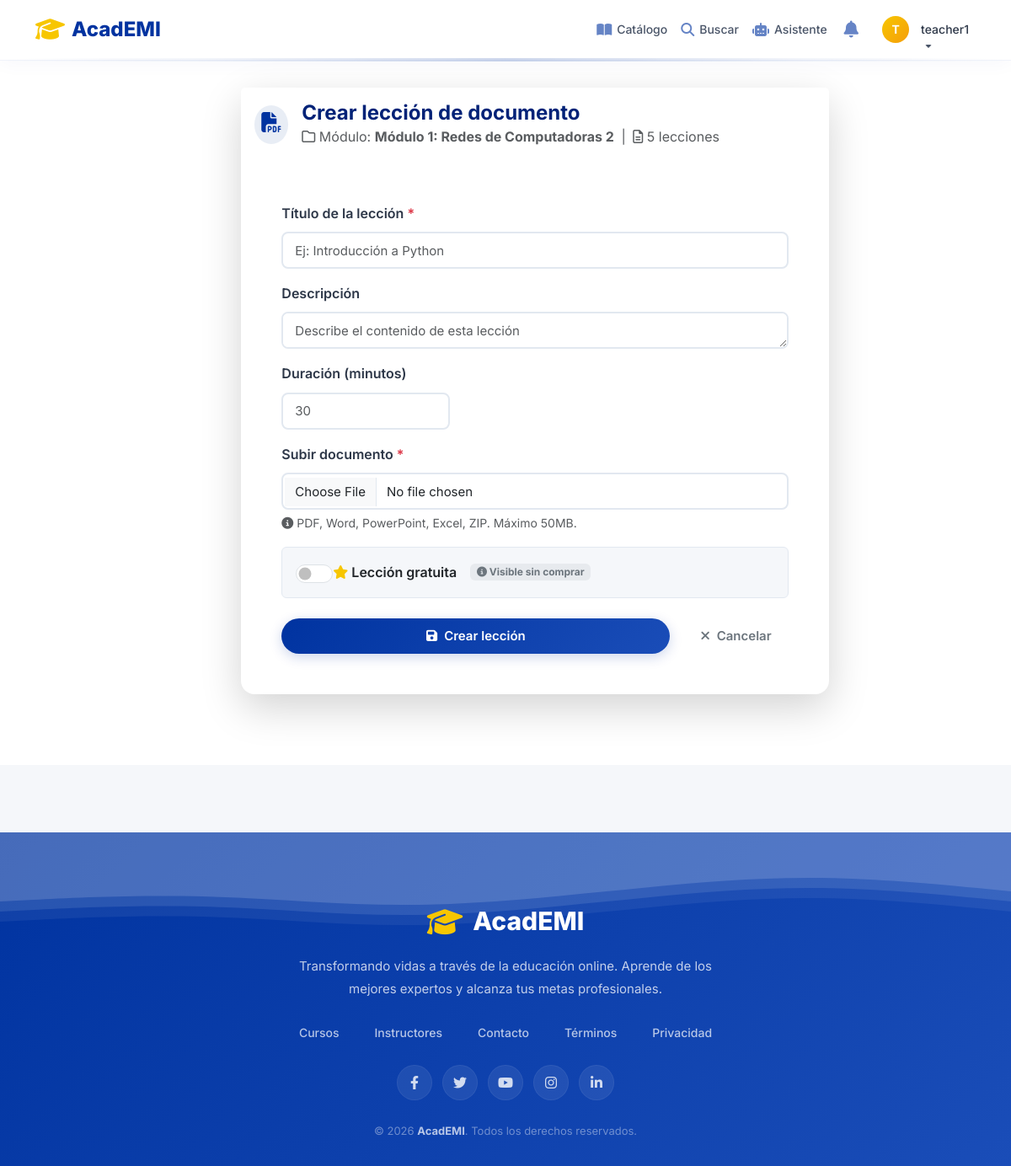
/module/172/lesson/create/document/ (signed in), run on the app's committed database.
### academi/models.py (models this page shows, shortened)
class User(AbstractUser):
    ROLES = (
        ('student', 'Estudiante'),
        ('teacher', 'Docente'),
        ('admin', 'Administrador'),
    )
    role = models.CharField(max_length=20, choices=ROLES, default='student')
    email_verified = models.BooleanField(default=False)  # RF-07
    verification_token = models.CharField(max_length=255, blank=True, null=True)
    reset_password_token = models.CharField(max_length=255, blank=True, null=True)  # RF-03
    reset_password_expires = models.DateTimeField(blank=True, null=True)
    created_at = models.DateTimeField(auto_now_add=True)
    updated_at = models.DateTimeField(auto_now=True)
    is_active = models.BooleanField(default=True)
    last_login_ip = models.GenericIPAddressField(blank=True, null=True)
    profile_picture = models.ImageField(upload_to='profiles/', blank=True, null=True)
    phone = models.CharField(max_length=20, blank=True, null=True)
    bio = models.TextField(blank=True, null=True)
    full_name = models.CharField(max_length=200, blank=True, null=True)
    birth_date = models.DateField(blank=True, null=True)
    city = models.CharField(max_length=100, blank=True, null=True)
    education_level = models.CharField(max_length=50, blank=True, null=True)
    university = models.CharField(max_length=200, blank=True, null=True)
    career = models.CharField(max_length=200, blank=True, null=True)
    semester = models.CharField(max_length=50, blank=True, null=True)
    interests = models.TextField(blank=True, null=True)
    teacher_full_name = models.CharField(max_length=200, blank=True, null=True)
    teacher_phone = models.CharField(max_length=20, blank=True, null=True)
    teacher_email = models.EmailField(blank=True, null=True)
    specialty = models.CharField(max_length=200, blank=True, null=True)
    experience_years = models.CharField(max_length=20, blank=True, null=True)
    teaching_materials = models.TextField(blank=True, null=True)
    teaching_level = models.TextField(blank=True, null=True)
    institution = models.CharField(max_length=200, blank=True, null=True)
    teacher_bio = models.TextField(blank=True, null=True)
    linkedin = models.URLField(blank=True, null=True)
    website = models.URLField(blank=True, null=True)

class Module(models.Model):  # RF-18, RF-20
    course = models.ForeignKey(Course, on_delete=models.CASCADE, related_name='modules')
    title = models.CharField(max_length=200)
    description = models.TextField(blank=True, null=True)
    order = models.IntegerField(default=0)
    created_at = models.DateTimeField(auto_now_add=True)
    updated_at = models.DateTimeField(auto_now=True)
    class Meta:
        ordering = ['order']

### academi/views.py (the view, shortened to what this page needs)
# urls.py: path('module/<int:module_id>/lesson/create/document/', views.create_lesson_document_view, name='create_lesson_document'),
@login_required
def create_lesson_document_view(request, module_id):
    module, course = get_module_and_check_permission(request, module_id)
    if not module:
        return redirect('dashboard')
    return render_lesson_form(request, module, 'academi/courses/lecciones/crear_documento.html')

### academi/views.py (called while the page is built)
def get_module_and_check_permission(request, module_id):
    module = get_object_or_404(Module, id=module_id)
    course = module.course
    if request.user != course.teacher and request.user.role != 'admin':
        messages.error(request, 'No tienes permisos para crear lecciones en este curso.')
        return None, None
    return module, course

def render_lesson_form(request, module, template, form_data=None):
    return render(request, template, {
        'module': module,
        'form_data': form_data or {}
    })

### templates/academi/courses/lecciones/crear_documento.html (shortened to what this page needs)
{% extends 'partials/base.html' %}
{% load static %}
{% block content %}
<div class="container py-4">
    <div class="row justify-content-center">
        <div class="col-lg-8 col-md-10">
            <div class="card border-0 shadow-lg">
                <div class="card-header bg-white py-3 border-0 d-flex align-items-center gap-3">
                    <div class="rounded-circle p-2" style="background: #e8edf5;">
                        <i class="fas fa-file-pdf" style="color: #0033a0; font-size: 24px;"></i>
                    </div>
                    <div>
                        <h4 class="fw-bold mb-0" style="color: #002277;">Crear lección de documento</h4>
                        <p class="text-muted mb-0">
                            <i class="far fa-folder"></i> Módulo: <strong>{{ module.title }}</strong>
                            <span class="mx-1">|</span>
                            <i class="far fa-file-alt"></i> {{ module.lessons.count }} lecciones
                        </p>
                    </div>
                </div>
                <div class="card-body p-4 p-lg-5">
                    <form method="POST" enctype="multipart/form-data" novalidate>
                        <div class="mb-3">
                            <label for="title" class="form-label fw-semibold">
                                Título de la lección
                                <span class="text-danger">*</span>
                            </label>
                            <input type="text"
                                   name="title"
                                   id="title"
                                   class="form-control form-control-lg"
                                   placeholder="Ej: Introducción a Python"
                                   required
                                   autofocus
                                   value="{{ form_data.title|default:'' }}">
                        </div>
                        <div class="mb-3">
                            <label for="description" class="form-label fw-semibold">Descripción</label>
                            <textarea name="description"
                                      id="description"
                                      class="form-control"
                                      rows="3"
                                      placeholder="Describe el contenido de esta lección">{{ form_data.description|default:'' }}</textarea>
                        </div>
                        <div class="mb-3">
                            <label for="duration" class="form-label fw-semibold">Duración (minutos)</label>
                            <input type="number"
                                   name="duration"
                                   id="duration"
                                   class="form-control"
                                   placeholder="30"
                                   min="0"
                                   max="999"
                                   style="max-width: 200px;"
                                   value="{{ form_data.duration|default:'' }}">
                        </div>
                        <div class="mb-3">
                            <label for="document_file" class="form-label fw-semibold">
                                Subir documento
                                <span class="text-danger">*</span>
                            </label>
                            <input type="file"
                                   name="document_file"
                                   id="document_file"
                                   class="form-control"
                                   accept=".pdf,.doc,.docx,.ppt,.pptx,.xls,.xlsx,.txt,.zip">
                            <div class="form-text">
                                <i class="fas fa-info-circle"></i> PDF, Word, PowerPoint, Excel, ZIP. Máximo 50MB.
                            </div>
                        </div>
                        <div class="mb-4 p-3 rounded" style="background: #f5f7fa; border: 1px solid #e2e8f0;">
                            <div class="d-flex align-items-center gap-3 flex-wrap">
                                <div class="form-check form-switch mb-0">
                                    <input type="checkbox"
                                           name="is_free"
                                           id="is_free"
                                           class="form-check-input"
                                           style="width: 44px; height: 22px; cursor: pointer;"
                                           {% if form_data.is_free %}checked{% endif %}>
                                    <label class="form-check-label fw-semibold" for="is_free" style="cursor: pointer;">
                                        <i class="fas fa-star" style="color: #f7c600;"></i>
                                        Lección gratuita
                                    </label>
                                </div>
                                <span class="badge bg-secondary bg-opacity-10 text-secondary small">
                                    <i class="fas fa-info-circle"></i> Visible sin comprar
                                </span>
                            </div>
                        </div>
                        <div class="d-flex gap-3">
                            <button type="submit" class="btn btn-primary flex-grow-1">
                                <i class="fas fa-save"></i> Crear lección
                            </button>
                            <a href="{% url 'manage_course' module.course.id %}" class="btn btn-outline-secondary">
                                <i class="fas fa-times"></i> Cancelar
                            </a>
                        </div>
                    </form>
                </div>
            </div>
        </div>
    </div>
</div>
{% endblock %}

### templates/partials/header.html (shortened to what this page needs)
<nav class="navbar navbar-expand-lg fixed-top">
    <div class="container">
        <a class="navbar-brand" href="{% url 'dashboard' %}">
            <i class="fas fa-graduation-cap"></i>
            <span>AcadEMI</span>
        </a>
        <div class="collapse navbar-collapse" id="navbarNav">
            <ul class="navbar-nav ms-auto align-items-center">
                <li class="nav-item">
                    <a class="nav-link" href="{% url 'catalog' %}">
                        <i class="fas fa-book-open"></i> Catálogo
                    </a>
                </li>
                <li class="nav-item">
                    <a class="nav-link" href="{% url 'search_courses' %}">
                        <i class="fas fa-search"></i> Buscar
                    </a>
                </li>
                <li class="nav-item">
                    <a class="nav-link" href="{% url 'chatbot' %}">
                        <i class="fas fa-robot"></i> Asistente
                    </a>
                </li>
                {% if user.is_authenticated %}
                <li class="nav-item">
                    <a class="nav-link icon-link" href="{% url 'notifications' %}" title="Notificaciones">
                        <i class="fas fa-bell"></i>
                    </a>
                </li>
                <li class="nav-item dropdown ms-2">
                    <a class="nav-link dropdown-toggle d-flex align-items-center" href="#" id="userDropdown" role="button" data-bs-toggle="dropdown">
                        {% if user.profile_picture %}
                            <img src="{{ user.profile_picture.url }}" alt="{{ user.username }}" class="user-avatar">
                        {% else %}
                            <div class="user-avatar-placeholder">
                                {{ user.username|first|upper }}
                            </div>
                        {% endif %}
                        <span class="user-name ms-2">{{ user.username }}</span>
                    </a>
                </li>
                {% endif %}
            </ul>
        </div>
    </div>
</nav>

### static/css/academia.css (style rules this page uses)
:root { --font: 'Inter', sans-serif; --font-size-h1: 32px; --font-size-h2: 26px; --font-size-h3: 22px; --font-size-h4: 18px; --font-size-body: 16px; --font-size-small: 14px; --font-size-xs: 12px; --font-size-button: 15px; --font-size-input: 15px; --font-weight-regular: 400; --font-weight-medium: 500; --font-weight-semibold: 600; --font-weight-bold: 700; --line-height-title: 1.2; --line-height-heading: 1.3; --line-height-body: 1.6; --line-height-small: 1.4; --primary: #0033a0; --primary-dark: #002277; --primary-light: #1a4db8; --primary-lighter: #e8edf5; --primary-gradient: linear-gradient(135deg, #0033a0, #1a4db8); --secondary: #f7c600; --secondary-dark: #d4a800; --white: #ffffff; --white-smoke: #f5f7fa; --gray-light: #e2e8f0; --gray: #718096; --gray-dark: #2d3748; --dark: #1a202c; --success: #10b981; --danger: #ef4444; --warning: #f59e0b; --info: #3b82f6; --text-primary: #1a202c; --text-secondary: #2d3748; --text-muted: #718096; --text-white: #ffffff; --bg-primary: #ffffff; --bg-secondary: #f5f7fa; --bg-light: #e8edf5; --border-color: #e2e8f0; --border-radius: 16px; --border-radius-sm: 8px; --border-radius-lg: 20px; --border-radius-pill: 999px; --shadow: 0 4px 20px rgba(0, 51, 160, 0.08); --shadow-hover: 0 8px 40px rgba(0, 51, 160, 0.15); --shadow-card: 0 2px 12px rgba(0, 0, 0, 0.06); --shadow-modal: 0 10px 40px rgba(0, 0, 0, 0.15); --space-1: 4px; --space-2: 8px; --space-3: 12px; --space-4: 16px; --space-5: 20px; --space-6: 24px; --space-7: 32px; --space-8: 40px; --space-9: 48px; --space-10: 64px; --button-height: 44px; --button-padding-x: 20px; --button-padding-y: 10px; --button-radius: 8px; --button-font-size: 15px; --button-font-weight: 600; --input-height: 44px; --input-padding-x: 14px; --input-padding-y: 10px; --input-radius: 8px; --input-font-size: 15px; --input-border: #e2e8f0; --input-focus: #0033a0; --card-padding: 24px; --card-radius: 16px; --card-background: #ffffff; --card-shadow: 0 4px 20px rgba(0, 51, 160, 0.08); --icon-xs: 14px; --icon-sm: 18px; --icon-md: 22px; --icon-lg: 28px; --icon-xl: 36px; --transition-fast: all 0.15s ease; --transition: all 0.3s ease; --transition-slow: all 0.5s ease; --container-max-width: 1200px; --container-padding: 24px; --z-dropdown: 1000; --z-sticky: 1100; --z-modal: 1200; --z-tooltip: 1300; }
* { margin: 0; padding: 0; box-sizing: border-box; }
body { font-family: var(--font); font-size: 16px; line-height: 1.7; background: var(--white-smoke); color: var(--gray-dark); min-height: 100vh; }
.card { border-radius: var(--card-radius); border: none; background: var(--card-background); box-shadow: var(--card-shadow); transition: var(--transition); margin-bottom: var(--space-5); }
.card-body { padding: var(--card-padding); }
.btn { border-radius: var(--border-radius-pill); padding: var(--button-padding-y) var(--button-padding-x); font-weight: var(--button-font-weight); font-size: var(--button-font-size); transition: var(--transition); border: none; cursor: pointer; display: inline-flex; align-items: center; justify-content: center; gap: var(--space-2); }
.btn-primary { background: var(--primary-gradient); color: var(--white); box-shadow: 0 4px 15px rgba(0, 51, 160, 0.2); }
.form-control { height: var(--input-height); padding: var(--input-padding-y) var(--input-padding-x); border: 2px solid var(--input-border); border-radius: var(--input-radius); font-size: var(--input-font-size); font-family: var(--font); transition: var(--transition); }
.form-label { font-weight: var(--font-weight-medium); color: var(--text-secondary); margin-bottom: var(--space-2); }
.navbar { z-index: 100 !important; position: fixed !important; top: 0 !important; left: 0 !important; right: 0 !important; }
.container.py-4 { position: relative; z-index: 2; }

### data on the page
User: username|first "T", username "teacher1"
Module: title "Módulo 1: Redes de Computadoras 2", lessons.count "5"
